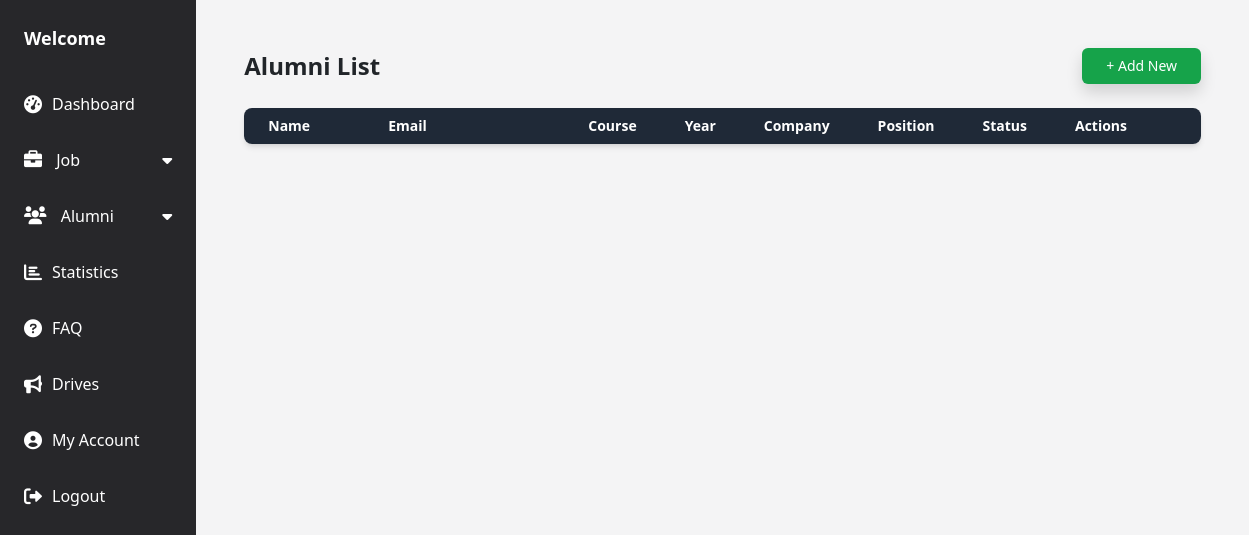
/tpo/alumni/list/, run on an earlier commit of the app's database.
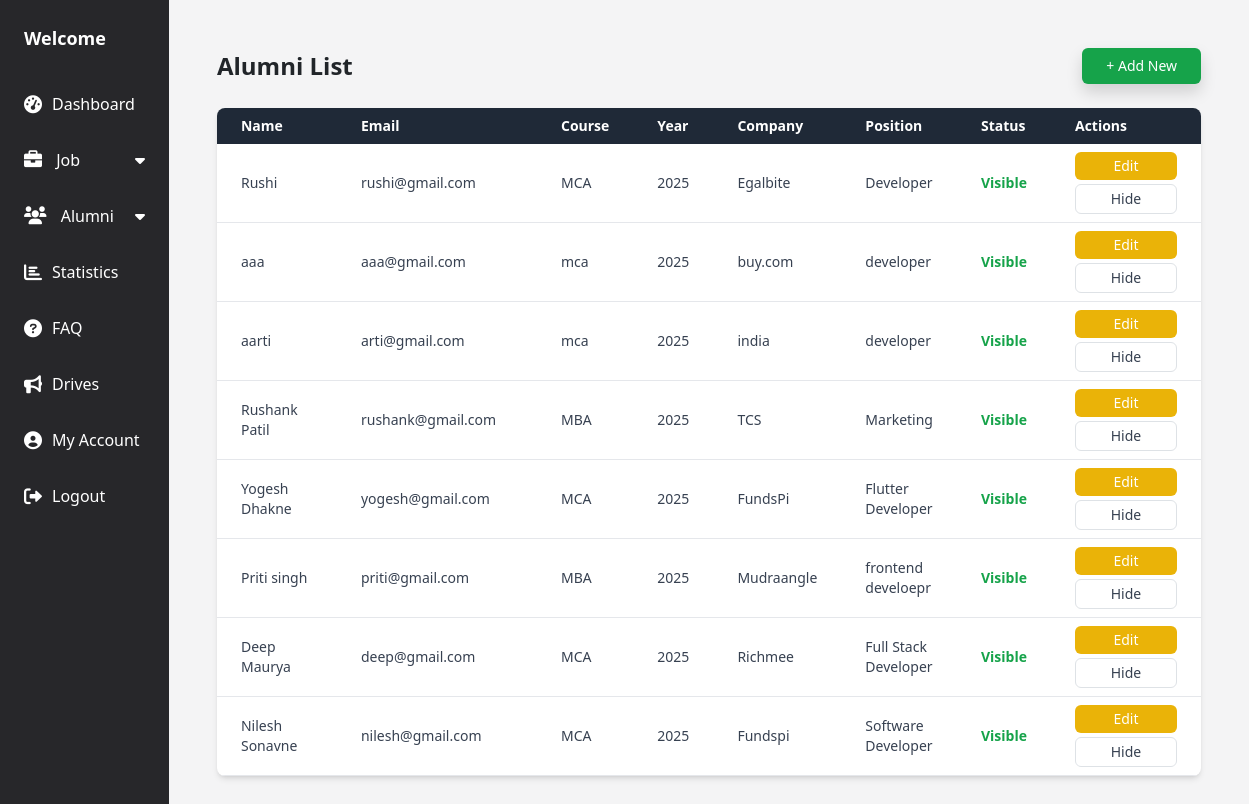
And on a later commit of the database.
### tpo/models.py (models this page shows, shortened)
class Alumni(models.Model):
    name = models.CharField(max_length=100)
    email = models.EmailField(unique=True)
    course = models.CharField(max_length=100)
    passing_year = models.IntegerField()
    current_company = models.CharField(max_length=100)
    position = models.CharField(max_length=100)
    is_visible = models.BooleanField(default=True)  # TPO can toggle this
    profile_pic = models.ImageField(upload_to='alumni_profiles/', blank=True, null=True)

### tpo/views.py (the view)
# urls.py: path("alumni/list/", views.alumni_list, name="alumni_list"),
def alumni_list(request):
    alumni = Alumni.objects.all().order_by("-id")
    return render(request, "alumni_list.html", {"alumni": alumni})

### tpo/templates/alumni_list.html
{% extends 'base1.html' %}
{% block content %}
<div class="w-full max-w-6xl mx-auto p-6">
    <div class="flex justify-between items-center mb-6">
        <h2 class="text-2xl font-bold">Alumni List</h2>
        <a href="{% url 'add_alumni' %}" class="bg-green-600 hover:bg-green-700 text-white px-4 py-2 rounded shadow text-sm">+ Add New</a>
    </div>
    <div class="overflow-x-auto bg-white shadow-md rounded-lg">
        <table class="w-full text-sm text-left text-gray-700">
            <thead class="bg-gray-800 text-white">
                <tr>
                    <th class="px-4 py-2 min-w-[120px]">Name</th>
                    <th class="px-4 py-2 min-w-[200px]">Email</th>
                    <th class="px-4 py-2">Course</th>
                    <th class="px-4 py-2">Year</th>
                    <th class="px-4 py-2">Company</th>
                    <th class="px-4 py-2">Position</th>
                    <th class="px-4 py-2">Status</th>
                    <th class="px-4 py-2 min-w-[150px]">Actions</th>
                </tr>
            </thead>
            <tbody>
                {% for alumni in alumni %}
                <tr class="border-b hover:bg-gray-100">
                    <td class="px-4 py-2">{{ alumni.name }}</td>
                    <td class="px-4 py-2">{{ alumni.email }}</td>
                    <td class="px-4 py-2">{{ alumni.course }}</td>
                    <td class="px-4 py-2">{{ alumni.passing_year }}</td>
                    <td class="px-4 py-2">{{ alumni.current_company }}</td>
                    <td class="px-4 py-2">{{ alumni.position }}</td>
                    <td class="px-4 py-2">
                        {% if alumni.is_visible %}
                            <span class="text-green-600 font-semibold">Visible</span>
                        {% else %}
                            <span class="text-gray-500">Hidden</span>
                        {% endif %}
                    </td>
                    <td class="px-4 py-2 space-y-1">
                        <a href="{% url 'update_alumni' alumni.id %}" class="block bg-yellow-500 text-white px-3 py-1 rounded text-sm text-center">Edit</a>
                        <a href="{% url 'toggle_alumni' alumni.id %}" class="block border border-gray-400 text-gray-700 px-3 py-1 rounded text-sm text-center hover:bg-gray-100">
                            {% if alumni.is_visible %}Hide{% else %}Show{% endif %}
                        </a>
                    </td>
                </tr>
                {% endfor %}
            </tbody>
        </table>
    </div>
</div>
{% endblock %}

### tpo/templates/base1.html (shortened to what this page needs)
{% load static %}
<!DOCTYPE html>
<html lang="en">
<head>
    <link href="https://cdn.jsdelivr.net/npm/bootstrap@5.3.0/dist/css/bootstrap.min.css" rel="stylesheet">
    <script src="https://cdn.tailwindcss.com?plugins=forms,typography"></script>
    <link href="https://cdnjs.cloudflare.com/ajax/libs/font-awesome/6.0.0-beta3/css/all.min.css" rel="stylesheet">
</head>
<body class="bg-zinc-100">
    <div class="flex">
        <aside id="sidebar" class="w-64 bg-zinc-800 text-white h-screen sticky top-0 z-40 transform -translate-x-full lg:translate-x-0">
            <div class="p-4">
                <h2 class="text-lg font-semibold">Welcome</h2>
            </div>
            <nav>
                <ul>
                    <li>
                        <a href="{% url 'tpo_dashboard' %}" class="flex items-center px-6 py-3 hover:bg-zinc-700">
                            <i class="fas fa-tachometer-alt sidebar-icon"></i> Dashboard
                        </a>
                    </li>
                    <li class="relative">
                        <button onclick="toggleDropdown('jobDropdown')" class="w-full flex items-center justify-between px-6 py-3 hover:bg-zinc-700">
                            <span><i class="fas fa-briefcase sidebar-icon"></i> Job</span>
                            <i class="fas fa-caret-down"></i>
                        </button>
                    </li>
                    <li class="relative">
                        <button onclick="toggleDropdown('alumniDropdown')" class="w-full flex items-center justify-between px-6 py-3 hover:bg-zinc-700">
                            <span><i class="fas fa-users sidebar-icon"></i> Alumni</span>
                            <i class="fas fa-caret-down"></i>
                        </button>
                    </li>
                    <li>
                        <a href="#" class="flex items-center px-6 py-3 hover:bg-zinc-700">
                            <i class="fas fa-chart-bar sidebar-icon"></i> Statistics
                        </a>
                    </li>
                    <li>
                        <a href="#" class="flex items-center px-6 py-3 hover:bg-zinc-700">
                            <i class="fas fa-question-circle sidebar-icon"></i> FAQ
                        </a>
                    </li>
                    <li>
                        <a href="#" class="flex items-center px-6 py-3 hover:bg-zinc-700">
                            <i class="fas fa-bullhorn sidebar-icon"></i> Drives
                        </a>
                    </li>
                    <li>
                        <a href="{% url 'tpo_account' %}" class="flex items-center px-6 py-3 hover:bg-zinc-700">
                            <i class="fas fa-user-circle sidebar-icon"></i> My Account
                        </a>
                    </li>
                    <li>
                        <a href="{% url 'tpo_logout' %}" class="flex items-center px-6 py-3 hover:bg-zinc-700">
                            <i class="fas fa-sign-out-alt sidebar-icon"></i> Logout
                        </a>
                    </li>
                </ul>
            </nav>
        </aside>
        <main class="flex-1 p-6">
            {% block content %}{% endblock %}
        </main>
    </div>
</body>
</html>

### tpo/templates/base1.html (style rules this page uses)
#sidebar { transition: transform 0.3s ease-in-out; }
.sidebar-icon { margin-right: 10px; font-size: 18px; }

What changed in the data, as far as the page shows it:
added Alumni: name "Rushi", email "rushi@gmail.com", course "MCA", passing_year "2025", current_company "Egalbite", position "Developer", is_visible "Visible"
added Alumni: name "aaa", email "aaa@gmail.com", course "mca", passing_year "2025", current_company "buy.com", position "developer", is_visible "Visible"
added Alumni: name "aarti", email "arti@gmail.com", course "mca", passing_year "2025", current_company "india", position "developer", is_visible "Visible"
added Alumni: name "Rushank Patil", email "rushank@gmail.com", course "MBA", passing_year "2025", current_company "TCS", position "Marketing", is_visible "Visible"
added Alumni: name "Yogesh Dhakne", email "yogesh@gmail.com", course "MCA", passing_year "2025", current_company "FundsPi", position "Flutter Developer", is_visible "Visible"
added Alumni: name "Priti singh", email "priti@gmail.com", course "MBA", passing_year "2025", current_company "Mudraangle", position "frontend develoepr", is_visible "Visible"
added Alumni: name "Deep Maurya", email "deep@gmail.com", course "MCA", passing_year "2025", current_company "Richmee", position "Full Stack Developer", is_visible "Visible"
added Alumni: name "Nilesh Sonavne", email "nilesh@gmail.com", course "MCA", passing_year "2025", current_company "Fundspi", position "Software Developer", is_visible "Visible"
